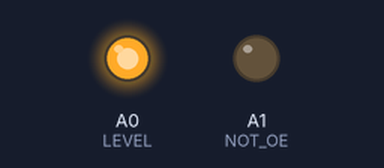
A sketch run on a simulated Arduino Uno, built with avr-gcc and run on an emulated ATmega328P. On the bench: output pins drawn as LEDs (lit = HIGH). Random numbers use the default seed unless the sketch sets one; pins used as bus, display or sensor lines are not drawn.

Above: at 0.2 s.
At 19.66 s:
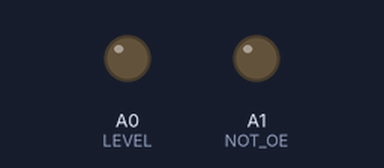
At 30.83 s:
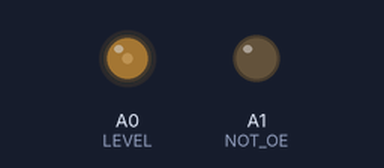
At 39.43 s:
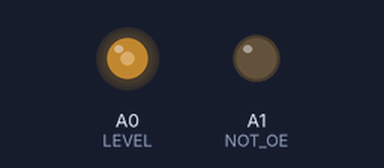
Timing chart, 0 to 40.0 s (numbered marks = the images above):
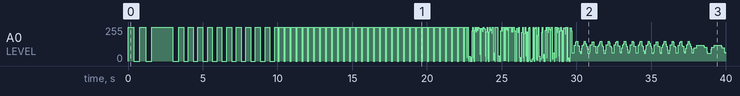

The sketch:

LED_CUBE_8x8x8.ino
```cpp
#define CUBESIZE 8
//COLUMNS
#define  C0 2
#define  C1 3
#define  C2 4
#define  C3 5
#define  C4 6
#define  C5 7
#define  C6 8
#define  C7 9
//CONTROL
#define SRCLK 11
#define NOT_SRCLK 12
#define RCLK 13
#define NOT_OE A1
//LEVEL
#define LEVEL A0

struct mask
{
  byte level;
  byte col0;
  byte col1;
  byte col2;
  byte col3;
  byte col4;
  byte col5;
  byte col6;
  byte col7;
} MASK;

void setup() {
  // put your setup code here, to run once:
  pinMode(C0, OUTPUT);
  pinMode(C1, OUTPUT);
  pinMode(C2, OUTPUT);
  pinMode(C3, OUTPUT);
  pinMode(C4, OUTPUT);
  pinMode(C5, OUTPUT);
  pinMode(C6, OUTPUT);
  pinMode(C7, OUTPUT);
  pinMode(SRCLK, OUTPUT);
  pinMode(NOT_SRCLK, OUTPUT);
  pinMode(RCLK, OUTPUT);
  pinMode(NOT_OE, OUTPUT);
  pinMode(LEVEL, OUTPUT);
}

void enableOutput()
{
  digitalWrite(NOT_SRCLK, HIGH);
  digitalWrite(NOT_OE, LOW);
}

void writeRegister()
{
  digitalWrite(SRCLK, LOW);
  digitalWrite(SRCLK, HIGH);
}

void latchRegister()
{
  digitalWrite(RCLK, LOW);
  digitalWrite(RCLK, HIGH);
}

void setMask(mask m)
{
  digitalWrite(LEVEL, m.level);
  digitalWrite(C0, m.col0);
  digitalWrite(C1, m.col1);
  digitalWrite(C2, m.col2);
  digitalWrite(C3, m.col3);
  digitalWrite(C4, m.col4);
  digitalWrite(C5, m.col5);
  digitalWrite(C6, m.col6);
  digitalWrite(C7, m.col7);
}

void mode0()
{
  for (int j = 0; j < 3; j++)
  {
    enableOutput();
    MASK.level = HIGH;
    MASK.col0 = HIGH;
    MASK.col1 = HIGH;
    MASK.col2 = HIGH;
    MASK.col3 = HIGH;
    MASK.col4 = HIGH;
    MASK.col5 = HIGH;
    MASK.col6 = HIGH;
    MASK.col7 = HIGH;
    setMask(MASK);
    for (int i = 0; i < 8; i++)
    {
      writeRegister();
    }
    latchRegister();
    if (j == 2)
    {
      delay(1000);
    }
    delay(400);
    MASK.level = LOW;
    MASK.col0 = LOW;
    MASK.col1 = LOW;
    MASK.col2 = LOW;
    MASK.col3 = LOW;
    MASK.col4 = LOW;
    MASK.col5 = LOW;
    MASK.col6 = LOW;
    MASK.col7 = LOW;
    setMask(MASK);
    for (int i = 0; i < 8; i++)
    {
    writeRegister();
    }
    latchRegister();
    delay(400);
  }
}

void mode1()
{
    enableOutput();
    MASK.level = HIGH;
    MASK.col0 = HIGH;
    MASK.col1 = HIGH;
    MASK.col2 = HIGH;
    MASK.col3 = HIGH;
    MASK.col4 = HIGH;
    MASK.col5 = HIGH;
    MASK.col6 = HIGH;
    MASK.col7 = HIGH;
    setMask(MASK);
  for (int i = 0; i < 8; i++)
  {
    writeRegister();
    latchRegister();
    delay(40);
  }
    MASK.level = LOW;
    MASK.col0 = LOW;
    MASK.col1 = LOW;
    MASK.col2 = LOW;
    MASK.col3 = LOW;
    MASK.col4 = LOW;
    MASK.col5 = LOW;
    MASK.col6 = LOW;
    MASK.col7 = LOW;
    setMask(MASK);
  for (int i = 0; i < 8; i++)
  {
    writeRegister();
    latchRegister();
    delay(40);
  }
}

void mode2()
{
   enableOutput();
   for (int i = 0; i < 8; i++)
   {
    if (i % 2 == 0)
    {
      MASK.level = HIGH;
      MASK.col0 = LOW;
      MASK.col1 = HIGH;
      MASK.col2 = LOW;
      MASK.col3 = HIGH;
      MASK.col4 = LOW;
      MASK.col5 = HIGH;
      MASK.col6 = LOW;
      MASK.col7 = HIGH;
      setMask(MASK);
    }
    else
    {
      MASK.level = LOW;
      MASK.col0 = HIGH;
      MASK.col1 = LOW;
      MASK.col2 = HIGH;
      MASK.col3 = LOW;
      MASK.col4 = HIGH;
      MASK.col5 = LOW;
      MASK.col6 = HIGH;
      MASK.col7 = LOW;
      setMask(MASK);
    }
    writeRegister();
    latchRegister();
    delay(100);
    MASK.level = HIGH;
    MASK.col0 = HIGH;
    MASK.col1 = HIGH;
    MASK.col2 = HIGH;
    MASK.col3 = HIGH;
    MASK.col4 = HIGH;
    MASK.col5 = HIGH;
    MASK.col6 = HIGH;
    MASK.col7 = HIGH;
    setMask(MASK);
    writeRegister();
    latchRegister();
    delay(100);
   }
}

void mode3()
{
   enableOutput();
   for (int i = 0; i < 20; i++)
   {
      MASK.level = random(2);
      MASK.col0 = random(2);
      MASK.col1 = random(2);
      MASK.col2 = random(2);
      MASK.col3 = random(2);
      MASK.col4 = random(2);
      MASK.col5 = random(2);
      MASK.col6 = random(2);
      MASK.col7 = random(2);
      setMask(MASK);
      writeRegister();
   }
   latchRegister();
   delay(70);
}

void mode4()
{
  enableOutput();
  for (int k = 0; k < 700; k++)
  {
    MASK.level = LOW;
    MASK.col0 = LOW;
    MASK.col1 = LOW;
    MASK.col2 = LOW;
    MASK.col3 = LOW;
    MASK.col4 = LOW;
    MASK.col5 = LOW;
    MASK.col6 = LOW;
    MASK.col7 = LOW;
    setMask(MASK);
    for (int i =0; i < 8; i++)
    {
      writeRegister();
    }
    MASK.level = HIGH;
    MASK.col0 = LOW;
    MASK.col1 = LOW;
    MASK.col2 = LOW;
    MASK.col3 = HIGH;
    MASK.col4 = HIGH;
    MASK.col5 = LOW;
    MASK.col6 = LOW;
    MASK.col7 = LOW;
    setMask(MASK);
    writeRegister();
    writeRegister();
    MASK.level = LOW;
    MASK.col3 = LOW;
    MASK.col4 = LOW;
    setMask(MASK);
    writeRegister();
    writeRegister();
    writeRegister();
    latchRegister();
  }
  for (int k = 0; k < 250; k++)
  {
      MASK.level = LOW;
      MASK.col0 = LOW;
      MASK.col1 = LOW;
      MASK.col2 = LOW;
      MASK.col3 = LOW;
      MASK.col4 = LOW;
      MASK.col5 = LOW;
      MASK.col6 = LOW;
      MASK.col7 = LOW;
      setMask(MASK);
    for (int i =0; i < 4; i++)
    {
      writeRegister();
    }
    MASK.level = HIGH;
    MASK.col0 = LOW;
    MASK.col1 = LOW;
    MASK.col2 = HIGH;
    MASK.col3 = HIGH;
    MASK.col4 = HIGH;
    MASK.col5 = HIGH;
    MASK.col6 = LOW;
    MASK.col7 = LOW;
    setMask(MASK);
    writeRegister();
    MASK.col3 = LOW;
    MASK.col4 = LOW;
    setMask(MASK);
    writeRegister();
    writeRegister();
    MASK.col3 = HIGH;
    MASK.col4 = HIGH;
    setMask(MASK);
    writeRegister();
    MASK.level = LOW;
    MASK.col0 = LOW;
    MASK.col1 = LOW;
    MASK.col2 = LOW;
    MASK.col3 = LOW;
    MASK.col4 = LOW;
    MASK.col5 = LOW;
    MASK.col6 = LOW;
    MASK.col7 = LOW;
    setMask(MASK);
    writeRegister();
    writeRegister();
    latchRegister();
    //
    writeRegister();
    writeRegister();
    MASK.level = HIGH;
    MASK.col0 = LOW;
    MASK.col1 = LOW;
    MASK.col2 = HIGH;
    MASK.col3 = HIGH;
    MASK.col4 = HIGH;
    MASK.col5 = HIGH;
    MASK.col6 = LOW;
    MASK.col7 = LOW;
    setMask(MASK);
    writeRegister();
    MASK.level = LOW;
    setMask(MASK);
    for (int i = 0; i < 2; i++)
    {
      writeRegister();
    }
    MASK.level = HIGH;
    setMask(MASK);
    writeRegister();
    MASK.level = LOW;
    MASK.col0 = LOW;
    MASK.col1 = LOW;
    MASK.col2 = LOW;
    MASK.col3 = LOW;
    MASK.col4 = LOW;
    MASK.col5 = LOW;
    MASK.col6 = LOW;
    MASK.col7 = LOW;
    setMask(MASK);
    writeRegister();
    writeRegister();
    latchRegister();
  }
  for (int k = 0; k < 250; k++)
  {
    MASK.level = HIGH;
    MASK.col0 = LOW;
    MASK.col1 = HIGH;
    MASK.col2 = HIGH;
    MASK.col3 = HIGH;
    MASK.col4 = HIGH;
    MASK.col5 = HIGH;
    MASK.col6 = HIGH;
    MASK.col7 = LOW;
    setMask(MASK);
    writeRegister();
    MASK.col2 = LOW;
    MASK.col3 = LOW;
    MASK.col4 = LOW;
    MASK.col5 = LOW;
    setMask(MASK);
    for (int i = 0; i < 4; i++)
    {
      writeRegister();
    }
    MASK.level = HIGH;
    MASK.col2 = HIGH;
    MASK.col3 = HIGH;
    MASK.col4 = HIGH;
    MASK.col5 = HIGH;
    setMask(MASK);
    writeRegister();
    MASK.level = LOW;
    MASK.col0 = LOW;
    MASK.col1 = LOW;
    MASK.col2 = LOW;
    MASK.col3 = LOW;
    MASK.col4 = LOW;
    MASK.col5 = LOW;
    MASK.col6 = LOW;
    MASK.col7 = LOW;
    setMask(MASK);
    writeRegister();
    latchRegister();
    //
    writeRegister();
    MASK.level = HIGH;
    MASK.col0 = LOW;
    MASK.col1 = HIGH;
    MASK.col2 = HIGH;
    MASK.col3 = HIGH;
    MASK.col4 = HIGH;
    MASK.col5 = HIGH;
    MASK.col6 = HIGH;
    MASK.col7 = LOW;
    setMask(MASK);
    writeRegister();
    MASK.level = LOW;
    setMask(MASK);
    for (int i = 0; i < 4; i++)
    {
      writeRegister();
    }
    MASK.level = HIGH;
    setMask(MASK);
    writeRegister();
    MASK.level = LOW;
    MASK.col0 = LOW;
    MASK.col1 = LOW;
    MASK.col2 = LOW;
    MASK.col3 = LOW;
    MASK.col4 = LOW;
    MASK.col5 = LOW;
    MASK.col6 = LOW;
    MASK.col7 = LOW;
    setMask(MASK);
    writeRegister();
    latchRegister();
  }
  for (int k = 0; k < 180; k++)
  {
    MASK.level = HIGH;
    MASK.col0 = HIGH;
    MASK.col1 = HIGH;
    MASK.col2 = HIGH;
    MASK.col3 = HIGH;
    MASK.col4 = HIGH;
    MASK.col5 = HIGH;
    MASK.col6 = HIGH;
    MASK.col7 = HIGH;
    setMask(MASK);
    writeRegister();
    MASK.level = HIGH;
    MASK.col0 = HIGH;
    MASK.col1 = LOW;
    MASK.col2 = LOW;
    MASK.col3 = LOW;
    MASK.col4 = LOW;
    MASK.col5 = LOW;
    MASK.col6 = LOW;
    MASK.col7 = HIGH;
    setMask(MASK);
    for (int i = 0; i < 6; i++)
    {
      writeRegister();
    }
    MASK.level = HIGH;
    MASK.col0 = HIGH;
    MASK.col1 = HIGH;
    MASK.col2 = HIGH;
    MASK.col3 = HIGH;
    MASK.col4 = HIGH;
    MASK.col5 = HIGH;
    MASK.col6 = HIGH;
    MASK.col7 = HIGH;
    setMask(MASK);
    writeRegister();
    latchRegister();
    MASK.level = LOW;
    MASK.col0 = LOW;
    MASK.col1 = LOW;
    MASK.col2 = LOW;
    MASK.col3 = LOW;
    MASK.col4 = LOW;
    MASK.col5 = LOW;
    MASK.col6 = LOW;
    MASK.col7 = LOW;
    setMask(MASK);
    for (int i = 0; i < 8; i++)
    {
      writeRegister();
    }
    MASK.level = HIGH;
    MASK.col0 = HIGH;
    MASK.col1 = HIGH;
    MASK.col2 = HIGH;
    MASK.col3 = HIGH;
    MASK.col4 = HIGH;
    MASK.col5 = HIGH;
    MASK.col6 = HIGH;
    MASK.col7 = HIGH;
    setMask(MASK);
    writeRegister();
    for (int i = 0; i < 6; i++)
    {
      MASK.level = LOW;
      setMask(MASK);
      writeRegister();
    }
    MASK.level = HIGH;
    setMask(MASK);
    writeRegister();
    latchRegister();
  }
}

void mode5_step1()
{
  for (int k = 0; k < 600; k++)
  {
    MASK.level = LOW;
    MASK.col0 = LOW;
    MASK.col1 = LOW;
    MASK.col2 = LOW;
    MASK.col3 = LOW;
    MASK.col4 = LOW;
    MASK.col5 = LOW;
    MASK.col6 = LOW;
    MASK.col7 = LOW;
    setMask(MASK);
    for (int i =0; i < 8; i++)
    {
      writeRegister();
    }
    MASK.level = HIGH;
    MASK.col0 = LOW;
    MASK.col1 = LOW;
    MASK.col2 = LOW;
    MASK.col3 = HIGH;
    MASK.col4 = HIGH;
    MASK.col5 = LOW;
    MASK.col6 = LOW;
    MASK.col7 = LOW;
    setMask(MASK);
    writeRegister();
    writeRegister();
    MASK.level = LOW;
    MASK.col3 = LOW;
    MASK.col4 = LOW;
    setMask(MASK);
    writeRegister();
    writeRegister();
    writeRegister();
    latchRegister();
  }
}

void mode5_step2()
{
  for (int k = 0; k < 250; k++)
  {
    MASK.level = LOW;
    MASK.col0 = LOW;
    MASK.col1 = LOW;
    MASK.col2 = LOW;
    MASK.col3 = LOW;
    MASK.col4 = LOW;
    MASK.col5 = LOW;
    MASK.col6 = LOW;
    MASK.col7 = LOW;
    setMask(MASK);
    MASK.level = LOW;
    MASK.col0 = LOW;
    MASK.col1 = LOW;
    MASK.col2 = LOW;
    MASK.col3 = LOW;
    MASK.col4 = LOW;
    MASK.col5 = LOW;
    MASK.col6 = LOW;
    MASK.col7 = LOW;
    setMask(MASK);
    for (int i =0; i < 8; i++)
    {
      writeRegister();
    }
    MASK.level = HIGH;
    MASK.col0 = LOW;
    MASK.col1 = LOW;
    MASK.col2 = LOW;
    MASK.col3 = HIGH;
    MASK.col4 = HIGH;
    MASK.col5 = LOW;
    MASK.col6 = LOW;
    MASK.col7 = LOW;
    setMask(MASK);
    writeRegister();
    writeRegister();
    MASK.level = LOW;
    MASK.col3 = LOW;
    MASK.col4 = LOW;
    setMask(MASK);
    writeRegister();
    writeRegister();
    writeRegister();
    latchRegister();
    for (int i =0; i < 4; i++)
    {
      writeRegister();
    }
    MASK.level = HIGH;
    MASK.col0 = LOW;
    MASK.col1 = LOW;
    MASK.col2 = HIGH;
    MASK.col3 = HIGH;
    MASK.col4 = HIGH;
    MASK.col5 = HIGH;
    MASK.col6 = LOW;
    MASK.col7 = LOW;
    setMask(MASK);
    writeRegister();
    MASK.col3 = LOW;
    MASK.col4 = LOW;
    setMask(MASK);
    writeRegister();
    writeRegister();
    MASK.col3 = HIGH;
    MASK.col4 = HIGH;
    setMask(MASK);
    writeRegister();
    MASK.level = LOW;
    MASK.col0 = LOW;
    MASK.col1 = LOW;
    MASK.col2 = LOW;
    MASK.col3 = LOW;
    MASK.col4 = LOW;
    MASK.col5 = LOW;
    MASK.col6 = LOW;
    MASK.col7 = LOW;
    setMask(MASK);
    writeRegister();
    writeRegister();
    latchRegister();
    //
    writeRegister();
    writeRegister();
    MASK.level = HIGH;
    MASK.col0 = LOW;
    MASK.col1 = LOW;
    MASK.col2 = HIGH;
    MASK.col3 = HIGH;
    MASK.col4 = HIGH;
    MASK.col5 = HIGH;
    MASK.col6 = LOW;
    MASK.col7 = LOW;
    setMask(MASK);
    writeRegister();
    MASK.level = LOW;
    setMask(MASK);
    for (int i = 0; i < 2; i++)
    {
      writeRegister();
    }
    MASK.level = HIGH;
    setMask(MASK);
    writeRegister();
    MASK.level = LOW;
    MASK.col0 = LOW;
    MASK.col1 = LOW;
    MASK.col2 = LOW;
    MASK.col3 = LOW;
    MASK.col4 = LOW;
    MASK.col5 = LOW;
    MASK.col6 = LOW;
    MASK.col7 = LOW;
    setMask(MASK);
    writeRegister();
    writeRegister();
    latchRegister();
  }
}

void mode5_step3()
{
  for (int k = 0; k < 150; k++)
  {
      MASK.level = LOW;
      MASK.col0 = LOW;
      MASK.col1 = LOW;
      MASK.col2 = LOW;
      MASK.col3 = LOW;
      MASK.col4 = LOW;
      MASK.col5 = LOW;
      MASK.col6 = LOW;
      MASK.col7 = LOW;
      setMask(MASK);
      MASK.level = LOW;
    MASK.col0 = LOW;
    MASK.col1 = LOW;
    MASK.col2 = LOW;
    MASK.col3 = LOW;
    MASK.col4 = LOW;
    MASK.col5 = LOW;
    MASK.col6 = LOW;
    MASK.col7 = LOW;
    setMask(MASK);
    for (int i =0; i < 8; i++)
    {
      writeRegister();
    }
    MASK.level = HIGH;
    MASK.col0 = LOW;
    MASK.col1 = LOW;
    MASK.col2 = LOW;
    MASK.col3 = HIGH;
    MASK.col4 = HIGH;
    MASK.col5 = LOW;
    MASK.col6 = LOW;
    MASK.col7 = LOW;
    setMask(MASK);
    writeRegister();
    writeRegister();
    MASK.level = LOW;
    MASK.col3 = LOW;
    MASK.col4 = LOW;
    setMask(MASK);
    writeRegister();
    writeRegister();
    writeRegister();
    latchRegister();
    for (int i =0; i < 4; i++)
    {
      writeRegister();
    }
    MASK.level = HIGH;
    MASK.col0 = LOW;
    MASK.col1 = LOW;
    MASK.col2 = HIGH;
    MASK.col3 = HIGH;
    MASK.col4 = HIGH;
    MASK.col5 = HIGH;
    MASK.col6 = LOW;
    MASK.col7 = LOW;
    setMask(MASK);
    writeRegister();
    MASK.col3 = LOW;
    MASK.col4 = LOW;
    setMask(MASK);
    writeRegister();
    writeRegister();
    MASK.col3 = HIGH;
    MASK.col4 = HIGH;
    setMask(MASK);
    writeRegister();
    MASK.level = LOW;
    MASK.col0 = LOW;
    MASK.col1 = LOW;
    MASK.col2 = LOW;
    MASK.col3 = LOW;
    MASK.col4 = LOW;
    MASK.col5 = LOW;
    MASK.col6 = LOW;
    MASK.col7 = LOW;
    setMask(MASK);
    writeRegister();
    writeRegister();
    latchRegister();
    //
    writeRegister();
    writeRegister();
    MASK.level = HIGH;
    MASK.col0 = LOW;
    MASK.col1 = LOW;
    MASK.col2 = HIGH;
    MASK.col3 = HIGH;
    MASK.col4 = HIGH;
    MASK.col5 = HIGH;
    MASK.col6 = LOW;
    MASK.col7 = LOW;
    setMask(MASK);
    writeRegister();
    MASK.level = LOW;
    setMask(MASK);
    for (int i = 0; i < 2; i++)
    {
      writeRegister();
    }
    MASK.level = HIGH;
    setMask(MASK);
    writeRegister();
    MASK.level = LOW;
    MASK.col0 = LOW;
    MASK.col1 = LOW;
    MASK.col2 = LOW;
    MASK.col3 = LOW;
    MASK.col4 = LOW;
    MASK.col5 = LOW;
    MASK.col6 = LOW;
    MASK.col7 = LOW;
    setMask(MASK);
    writeRegister();
    writeRegister();
    latchRegister();
    MASK.level = HIGH;
    MASK.col0 = LOW;
    MASK.col1 = HIGH;
    MASK.col2 = HIGH;
    MASK.col3 = HIGH;
    MASK.col4 = HIGH;
    MASK.col5 = HIGH;
    MASK.col6 = HIGH;
    MASK.col7 = LOW;
    setMask(MASK);
    writeRegister();
    MASK.col2 = LOW;
    MASK.col3 = LOW;
    MASK.col4 = LOW;
    MASK.col5 = LOW;
    setMask(MASK);
    for (int i = 0; i < 4; i++)
    {
      writeRegister();
    }
    MASK.level = HIGH;
    MASK.col2 = HIGH;
    MASK.col3 = HIGH;
    MASK.col4 = HIGH;
    MASK.col5 = HIGH;
    setMask(MASK);
    writeRegister();
    MASK.level = LOW;
    MASK.col0 = LOW;
    MASK.col1 = LOW;
    MASK.col2 = LOW;
    MASK.col3 = LOW;
    MASK.col4 = LOW;
    MASK.col5 = LOW;
    MASK.col6 = LOW;
    MASK.col7 = LOW;
    setMask(MASK);
    writeRegister();
    latchRegister();
    //
    writeRegister();
    MASK.level = HIGH;
    MASK.col0 = LOW;
    MASK.col1 = HIGH;
    MASK.col2 = HIGH;
    MASK.col3 = HIGH;
    MASK.col4 = HIGH;
    MASK.col5 = HIGH;
    MASK.col6 = HIGH;
    MASK.col7 = LOW;
    setMask(MASK);
    writeRegister();
    MASK.level = LOW;
    setMask(MASK);
    for (int i = 0; i < 4; i++)
    {
      writeRegister();
    }
    MASK.level = HIGH;
    setMask(MASK);
    writeRegister();
    MASK.level = LOW;
    MASK.col0 = LOW;
    MASK.col1 = LOW;
    MASK.col2 = LOW;
    MASK.col3 = LOW;
    MASK.col4 = LOW;
    MASK.col5 = LOW;
    MASK.col6 = LOW;
    MASK.col7 = LOW;
    setMask(MASK);
    writeRegister();
    latchRegister();
  }
}

void mode5_step4()
{
  for (int k = 0; k < 70; k++)
  {
      MASK.level = LOW;
      MASK.col0 = LOW;
      MASK.col1 = LOW;
      MASK.col2 = LOW;
      MASK.col3 = LOW;
      MASK.col4 = LOW;
      MASK.col5 = LOW;
      MASK.col6 = LOW;
      MASK.col7 = LOW;
      setMask(MASK);
      MASK.level = LOW;
    MASK.col0 = LOW;
    MASK.col1 = LOW;
    MASK.col2 = LOW;
    MASK.col3 = LOW;
    MASK.col4 = LOW;
    MASK.col5 = LOW;
    MASK.col6 = LOW;
    MASK.col7 = LOW;
    setMask(MASK);
    for (int i =0; i < 8; i++)
    {
      writeRegister();
    }
    MASK.level = HIGH;
    MASK.col0 = LOW;
    MASK.col1 = LOW;
    MASK.col2 = LOW;
    MASK.col3 = HIGH;
    MASK.col4 = HIGH;
    MASK.col5 = LOW;
    MASK.col6 = LOW;
    MASK.col7 = LOW;
    setMask(MASK);
    writeRegister();
    writeRegister();
    MASK.level = LOW;
    MASK.col3 = LOW;
    MASK.col4 = LOW;
    setMask(MASK);
    writeRegister();
    writeRegister();
    writeRegister();
    latchRegister();
    for (int i =0; i < 4; i++)
    {
      writeRegister();
    }
    MASK.level = HIGH;
    MASK.col0 = LOW;
    MASK.col1 = LOW;
    MASK.col2 = HIGH;
    MASK.col3 = HIGH;
    MASK.col4 = HIGH;
    MASK.col5 = HIGH;
    MASK.col6 = LOW;
    MASK.col7 = LOW;
    setMask(MASK);
    writeRegister();
    MASK.col3 = LOW;
    MASK.col4 = LOW;
    setMask(MASK);
    writeRegister();
    writeRegister();
    MASK.col3 = HIGH;
    MASK.col4 = HIGH;
    setMask(MASK);
    writeRegister();
    MASK.level = LOW;
    MASK.col0 = LOW;
    MASK.col1 = LOW;
    MASK.col2 = LOW;
    MASK.col3 = LOW;
    MASK.col4 = LOW;
    MASK.col5 = LOW;
    MASK.col6 = LOW;
    MASK.col7 = LOW;
    setMask(MASK);
    writeRegister();
    writeRegister();
    latchRegister();
    //
    writeRegister();
    writeRegister();
    MASK.level = HIGH;
    MASK.col0 = LOW;
    MASK.col1 = LOW;
    MASK.col2 = HIGH;
    MASK.col3 = HIGH;
    MASK.col4 = HIGH;
    MASK.col5 = HIGH;
    MASK.col6 = LOW;
    MASK.col7 = LOW;
    setMask(MASK);
    writeRegister();
    MASK.level = LOW;
    setMask(MASK);
    for (int i = 0; i < 2; i++)
    {
      writeRegister();
    }
    MASK.level = HIGH;
    setMask(MASK);
    writeRegister();
    MASK.level = LOW;
    MASK.col0 = LOW;
    MASK.col1 = LOW;
    MASK.col2 = LOW;
    MASK.col3 = LOW;
    MASK.col4 = LOW;
    MASK.col5 = LOW;
    MASK.col6 = LOW;
    MASK.col7 = LOW;
    setMask(MASK);
    writeRegister();
    writeRegister();
    latchRegister();
    MASK.level = HIGH;
    MASK.col0 = LOW;
    MASK.col1 = HIGH;
    MASK.col2 = HIGH;
    MASK.col3 = HIGH;
    MASK.col4 = HIGH;
    MASK.col5 = HIGH;
    MASK.col6 = HIGH;
    MASK.col7 = LOW;
    setMask(MASK);
    writeRegister();
    MASK.col2 = LOW;
    MASK.col3 = LOW;
    MASK.col4 = LOW;
    MASK.col5 = LOW;
    setMask(MASK);
    for (int i = 0; i < 4; i++)
    {
      writeRegister();
    }
    MASK.level = HIGH;
    MASK.col2 = HIGH;
    MASK.col3 = HIGH;
    MASK.col4 = HIGH;
    MASK.col5 = HIGH;
    setMask(MASK);
    writeRegister();
    MASK.level = LOW;
    MASK.col0 = LOW;
    MASK.col1 = LOW;
    MASK.col2 = LOW;
    MASK.col3 = LOW;
    MASK.col4 = LOW;
    MASK.col5 = LOW;
    MASK.col6 = LOW;
    MASK.col7 = LOW;
    setMask(MASK);
    writeRegister();
    latchRegister();
    //
    writeRegister();
    MASK.level = HIGH;
    MASK.col0 = LOW;
    MASK.col1 = HIGH;
    MASK.col2 = HIGH;
    MASK.col3 = HIGH;
    MASK.col4 = HIGH;
    MASK.col5 = HIGH;
    MASK.col6 = HIGH;
    MASK.col7 = LOW;
    setMask(MASK);
    writeRegister();
    MASK.level = LOW;
    setMask(MASK);
    for (int i = 0; i < 4; i++)
    {
      writeRegister();
    }
    MASK.level = HIGH;
    setMask(MASK);
    writeRegister();
    MASK.level = LOW;
    MASK.col0 = LOW;
    MASK.col1 = LOW;
    MASK.col2 = LOW;
    MASK.col3 = LOW;
    MASK.col4 = LOW;
    MASK.col5 = LOW;
    MASK.col6 = LOW;
    MASK.col7 = LOW;
    setMask(MASK);
    writeRegister();
    latchRegister();
    MASK.level = HIGH;
    MASK.col0 = HIGH;
    MASK.col1 = HIGH;
    MASK.col2 = HIGH;
    MASK.col3 = HIGH;
    MASK.col4 = HIGH;
    MASK.col5 = HIGH;
    MASK.col6 = HIGH;
    MASK.col7 = HIGH;
    setMask(MASK);
    writeRegister();
    MASK.level = HIGH;
    MASK.col0 = HIGH;
    MASK.col1 = LOW;
    MASK.col2 = LOW;
    MASK.col3 = LOW;
    MASK.col4 = LOW;
    MASK.col5 = LOW;
    MASK.col6 = LOW;
    MASK.col7 = HIGH;
    setMask(MASK);
    for (int i = 0; i < 6; i++)
    {
      writeRegister();
    }
    MASK.level = HIGH;
    MASK.col0 = HIGH;
    MASK.col1 = HIGH;
    MASK.col2 = HIGH;
    MASK.col3 = HIGH;
    MASK.col4 = HIGH;
    MASK.col5 = HIGH;
    MASK.col6 = HIGH;
    MASK.col7 = HIGH;
    setMask(MASK);
    writeRegister();
    latchRegister();
    MASK.level = LOW;
    MASK.col0 = LOW;
    MASK.col1 = LOW;
    MASK.col2 = LOW;
    MASK.col3 = LOW;
    MASK.col4 = LOW;
    MASK.col5 = LOW;
    MASK.col6 = LOW;
    MASK.col7 = LOW;
    setMask(MASK);
    for (int i = 0; i < 8; i++)
    {
      writeRegister();
    }
    MASK.level = HIGH;
    MASK.col0 = HIGH;
    MASK.col1 = HIGH;
    MASK.col2 = HIGH;
    MASK.col3 = HIGH;
    MASK.col4 = HIGH;
    MASK.col5 = HIGH;
    MASK.col6 = HIGH;
    MASK.col7 = HIGH;
    setMask(MASK);
    writeRegister();
    for (int i = 0; i < 6; i++)
    {
      MASK.level = LOW;
      setMask(MASK);
      writeRegister();
    }
    MASK.level = HIGH;
    setMask(MASK);
    writeRegister();
    latchRegister();
  }
}

void mode5()
{
  enableOutput();
  mode5_step1();
  mode5_step2();
  mode5_step3();
  mode5_step4();
  mode5_step3();
  mode5_step2();
  mode5_step1();
}


void loop() {
  if (millis() < 300)
    mode0();

  for (int i = 0; i < 10; i++)
  {
    mode1();
  }

  for (int i = 0; i < 8; i++)
  {
    mode2();
  }
  for (int i = 0; i < 80; i++)
  {
    mode3();
  }
  for (int i = 0; i < 15; i++)
  {
    mode4();
  }
  for (int i = 0; i < 10; i++)
  {
    mode5();
  }
}
```

Measured:
- by itself, A0 (LEVEL): 0/255 → 255/255 at 0.00 s, → 0/255 0.40 s later, → 255/255 0.40 s later, → 0/255 0.40 s later, … (358 changes in this stretch)
